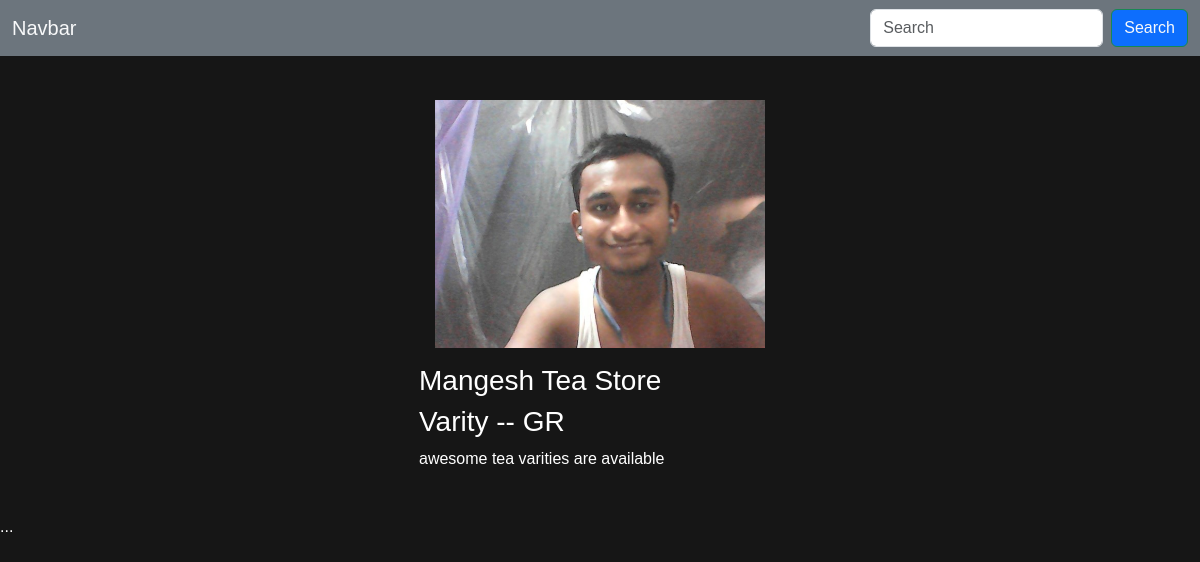
Page /chai_app/4 on the earlier database version.
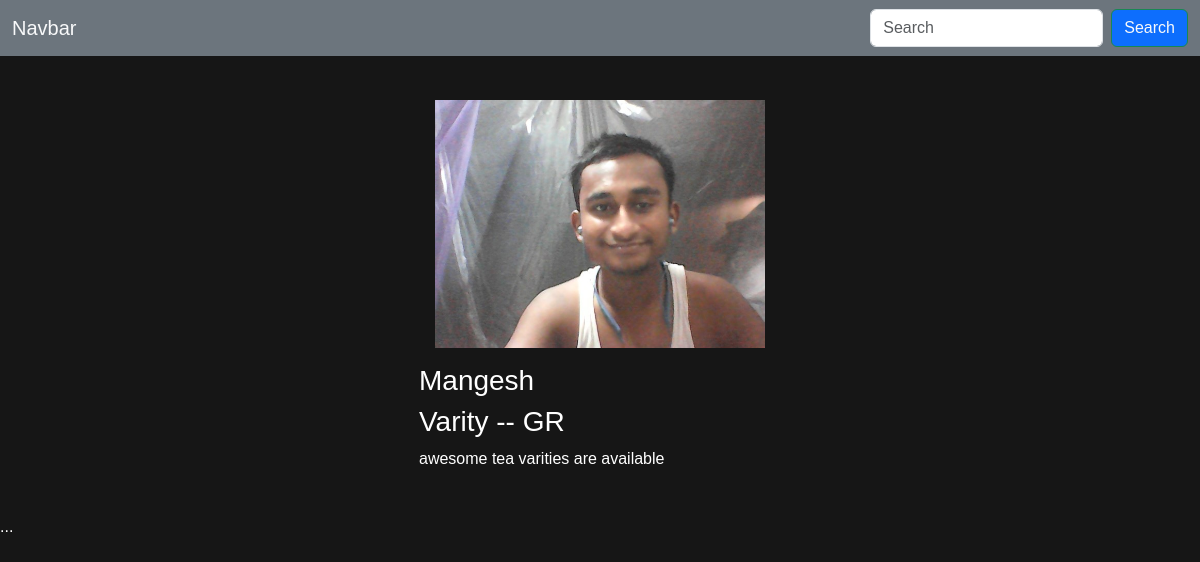
Same page on the later database version.
### chai_app/models.py (models this page shows, shortened)
class Chai_Variety(models.Model):
    CHAI_TYPE_CHOICES =[
        ("ML",'MASALA'),
        ('EC', 'ELAICHI'),
        ('GR' , 'GINGER'),
        ('PL' , 'PLAIN'),
        ('VL' , 'VANILA'),
        ('TL' , 'TULSI'),
    ]
    name = models.CharField(max_length=20)
    image = models.ImageField(upload_to="chai_images/")
    date_added = models.DateTimeField(default=timezone.now)
    description = models.TextField(default='Great Tea')
    type = models.CharField(max_length=3 , choices=CHAI_TYPE_CHOICES , default="ML")

### chai_app/views.py (the view)
# urls.py: path("<int:chai_id>" , views.chai_detail , name="chai_detail"),
def chai_detail(request , chai_id):
    chai = get_list_or_404(Chai_Variety , pk=chai_id)
    return render(request , "chai_detail.html", {"chai":chai})

### chai_app/templates/chai_detail.html (shortened to what this page needs)
{% extends "base.html" %}
{% block content %}
    {% for chai in chai %}
    <div class="d-flex-row m-1">
        <img class="d-flex-row m-3" style="width: 330px;" src="{{ chai.image.url }}" alt="{{ chai.name }}">
        <div class="d-flex-row">
        <h3>{{ chai.name }}</h3>
        <h3>Varity -- {{ chai.type }}</h3>
        <p>{{ chai.description}}</p>
    </div>
    </div>
    {% endfor %}
{% endblock %}

### templates/base.html (shortened to what this page needs)
{% load static %}
<!DOCTYPE html>
<html lang="en">
  <head>
    <link
      href="https://cdn.jsdelivr.net/npm/bootstrap@5.3.3/dist/css/bootstrap.min.css"
      rel="stylesheet"
    />
    <link rel="stylesheet" href="{% static 'css/style.css' %}" />
  </head>
  <body>
    <nav class="navbar bg-secondary">
      <div class="container-fluid">
        <a class="navbar-brand text-light font-weight-bold">Navbar</a>
        <form class="d-flex" role="search">
          <input
            class="form-control me-2"
            type="search"
            placeholder="Search"
            aria-label="Search"
          />
          <button
            class="btn btn-outline-success bg-primary text-light"
            type="submit"
          >
            Search
          </button>
        </form>
      </div>
    </nav>
    <div class="imgContainer d-flex p-4 d-flex justify-content-center">
      {% block content %} {% endblock %}
    </div>
  </body>
</html>
{% load static %} ...

### static/css/style.css (style rules this page uses)
body { background-color: #161616; font-family: Arial, sans-serif; color: #fff; }
img { width: 300px; height: auto; }

Differences in the rows shown:
changed Chai_Variety "GR": name "Mangesh Tea Store" → "Mangesh"
